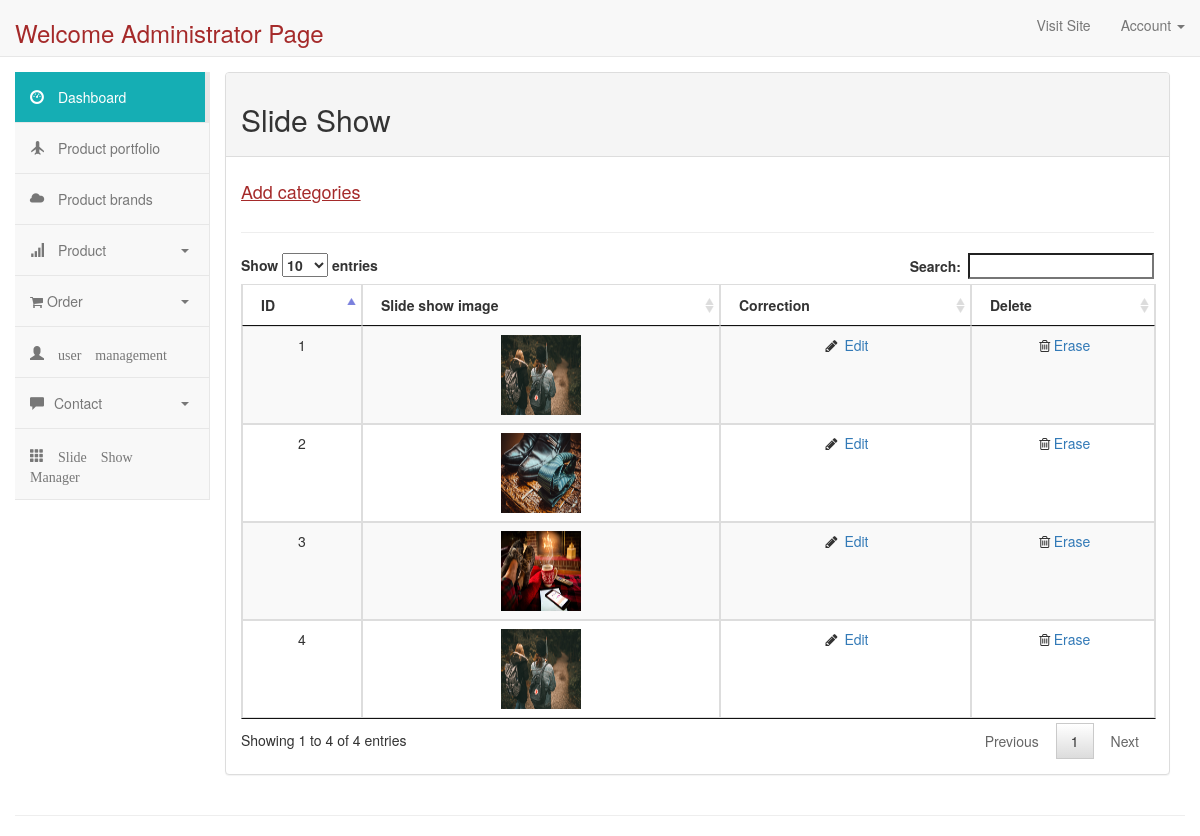
Page /admin/slide.php (signed in) on the committed database.
### tables this page shows
CREATE TABLE `slider` (
  `Slider_ID` int(100) NOT NULL,
  `URL` varchar(255) NOT NULL
);

### admin/slide.php (the view, shortened to what this page needs)
<?php include('header.php'); ?>
<?php
$sql = "select * from Slider ";
$res = mysqli_query($conn,$sql);
?>
<div class="col-md-10 content">
  			<div class="panel panel-default">
            <div class="panel-heading">
            	<h2>Slide Show</h2>
            </div>
        	<div class="panel-body">
            <div class="row">
            <div class="col-lg-6 col-md-6 col-sm-12 col-xs-12">
                    <h4><a href="slide.php?addSlide=hh" style="color: brown; text-decoration: underline;">Add categories </a></h4>
                </div>
                <br>
                <br>
            </div>
            <hr/>
            <table class="table table-striped table-bordered table-hover" id="myTable">
                <thead>
                    <tr align="center">
                        <th>ID</th>
                        <th>Slide show image</th>
                        <th>Correction</th>
                        <th>Delete</th>
                    </tr>
                </thead>
                <tbody>
                    <?php
                    if ($res) {
                        while ($row = mysqli_fetch_array($res) ) {
                            if ($row['URL'] == null || $row['URL'] == '') {
                                $thumbImage = "";
                            } else {
                                $thumbImage = "../images/" . $row['URL'];
                            }
                    ?>
                            <tr class="odd gradeX" align="center">
                                <td><?php echo $row['Slider_ID']; ?></td>
                                <td><img src = "<?php echo $thumbImage?>" width =80px; height = 80px;> </td>
                                <td class="center">
                                    <i class="fa fa-pencil fa-fw">
                                    </i>
                                    <a href="slide.php?idSlide=<?php echo $row['Slider_ID']; ?>">Edit</a>
                                </td>
                                <td class="center"><i class="fa fa-trash-o  fa-fw"></i><a href="deleterow.php?idSlide=<?php echo $row['Slider_ID']; ?>">Erase</a></td>
                            </tr>
                            <?php
                        }
                    }
                    ?>
                </tbody>
            </table>
        </div>
    </div>
</div>
<?php include('footer.php'); ?>

### rows in the picture
slider: Slider_ID "1", URL (picture)
slider: Slider_ID "2", URL (picture)
slider: Slider_ID "3", URL (picture)
slider: Slider_ID "4", URL (picture)
